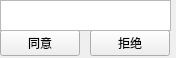
<?xml version="1.0" encoding="UTF-8"?>
<ui version="4.0">
 <class>Form</class>
 <widget class="QWidget" name="Form">
  <property name="geometry">
   <rect>
    <x>0</x>
    <y>0</y>
    <width>176</width>
    <height>58</height>
   </rect>
  </property>
  <property name="windowTitle">
   <string>Form</string>
  </property>
  <widget class="QPushButton" name="pushButton">
   <property name="geometry">
    <rect>
     <x>0</x>
     <y>30</y>
     <width>80</width>
     <height>26</height>
    </rect>
   </property>
   <property name="text">
    <string>同意</string>
   </property>
  </widget>
  <widget class="QPushButton" name="pushButton_2">
   <property name="geometry">
    <rect>
     <x>90</x>
     <y>30</y>
     <width>80</width>
     <height>26</height>
    </rect>
   </property>
   <property name="text">
    <string>拒绝</string>
   </property>
  </widget>
  <widget class="QListView" name="listView">
   <property name="geometry">
    <rect>
     <x>0</x>
     <y>0</y>
     <width>171</width>
     <height>31</height>
    </rect>
   </property>
  </widget>
 </widget>
 <resources/>
 <connections/>
</ui>
